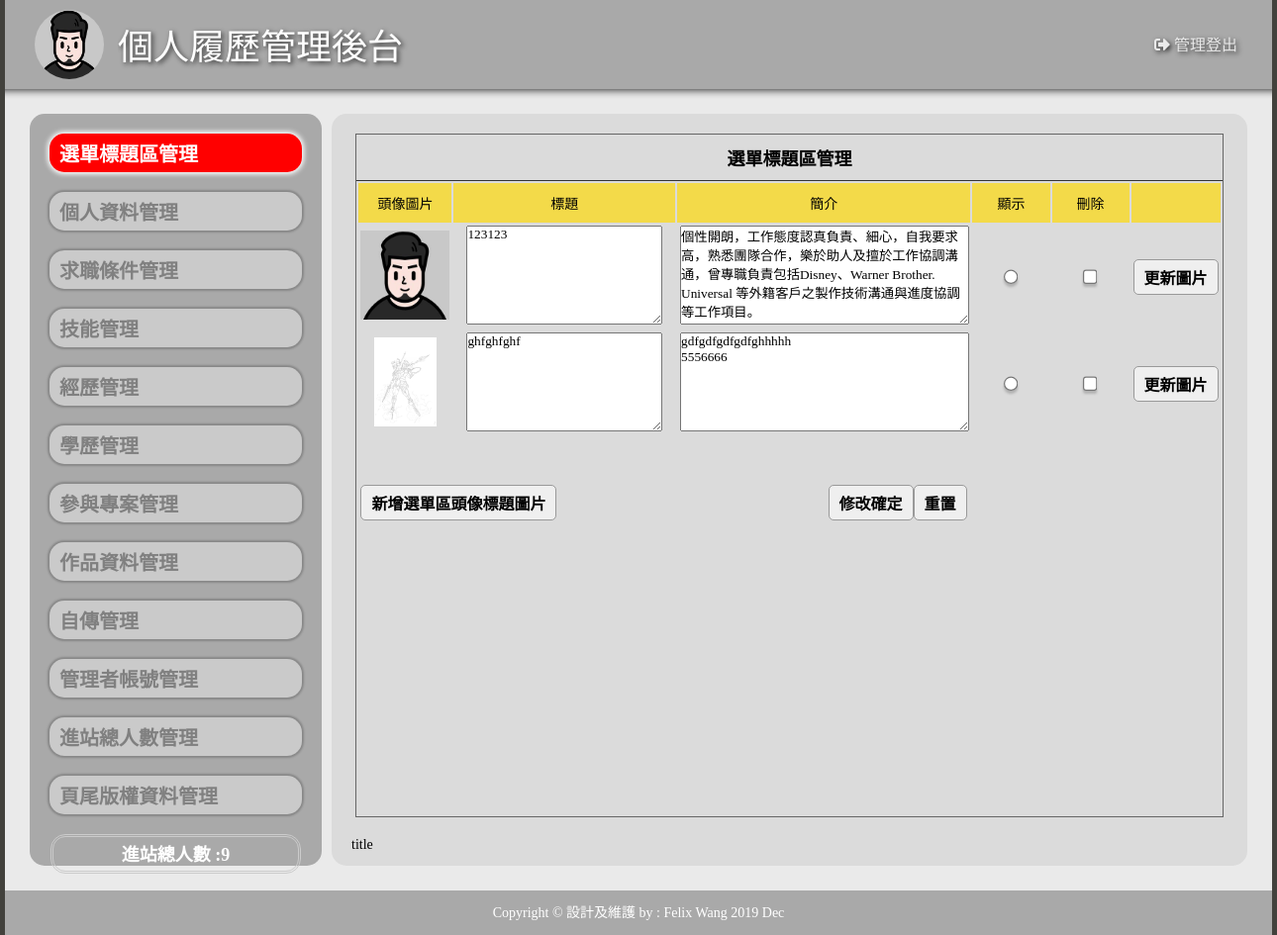
The app's page /admin.php, older data.
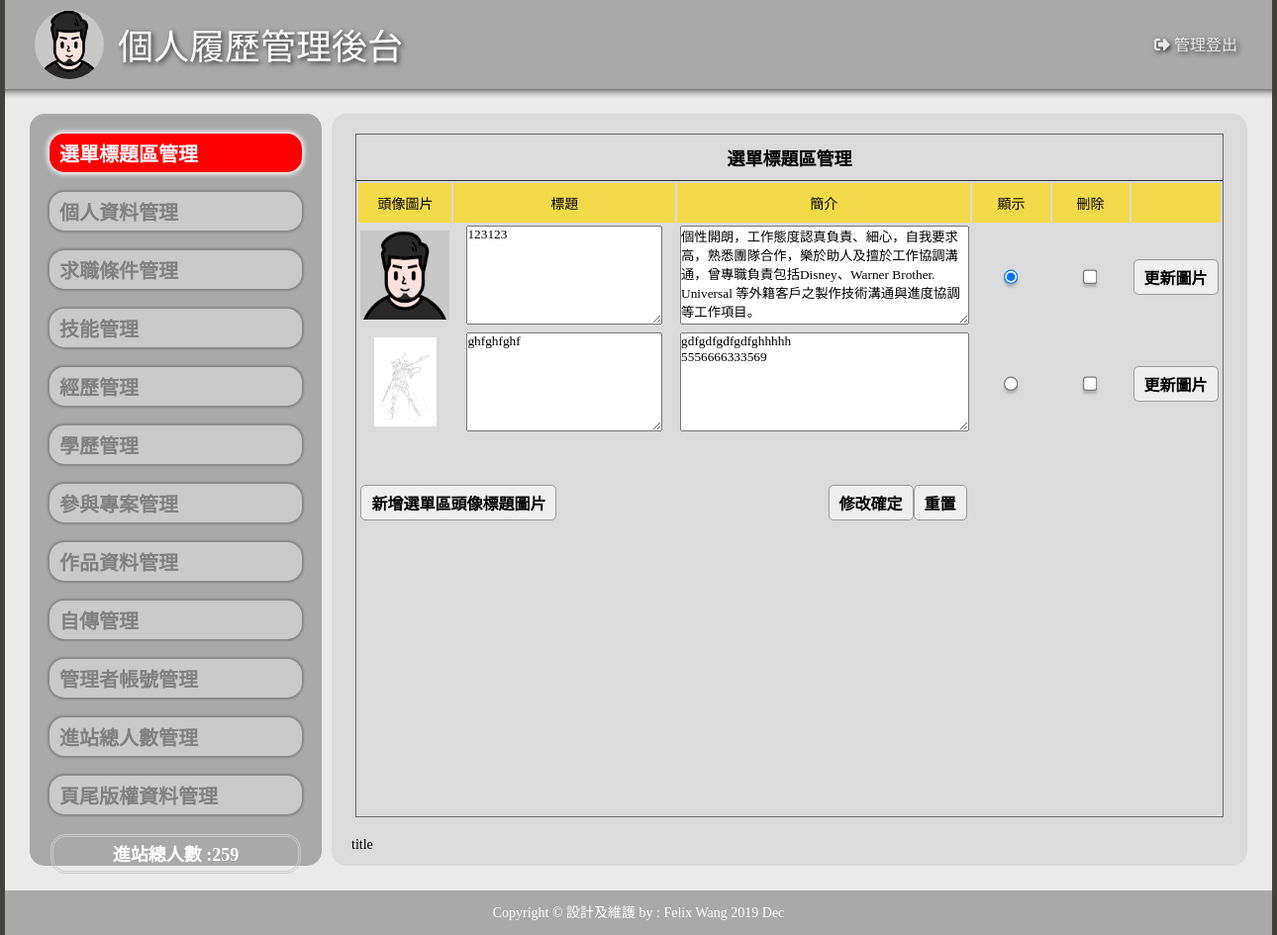
The same page, newer data.
### tables this page shows
CREATE TABLE `title` (
  `id` int(5) UNSIGNED NOT NULL,
  `file` text NOT NULL,
  `title` text NOT NULL,
  `text` text NOT NULL,
  `sh` int(1) NOT NULL DEFAULT 0
);

### base.php (called while the page is built, shortened)
<?php
$dsn="mysql:host=localhost;charset=utf8;dbname=resume";
$pdo=new PDO($dsn,"root","");
function all($table,...$arg){
  global $pdo;
  $sql="select * from $table";
  return $pdo->query($sql)->fetchAll();
}
?>

### admin/title.php (the view, shortened to what this page needs)
<?php
include_once "./base.php";
 $useTable="title";
?>
<div class="frame">
  <p class="t cent botli">選單標題區管理</p>
  <form method="post" action="./api/edit.php">
    <table width="100%">
      <tbody>
        <tr class="yel">
          <td width="10%">頭像圖片</td>
          <td width="30%">標題</td>
          <td width="40%">簡介</td>
          <td width="10%">顯示</td>
          <td width="10%">刪除</td>
          <td></td>
        </tr>
        <?php
        $rows=all($useTable);
        foreach($rows as $r){
        ?>
        <tr class="cent">
          <td>
            <img src="./img/<?=$r['file'];?>" style="width:auto;height:90px">
          </td>
          <td>
            <textarea name="title[]" id="title" cols="30" rows="10" style="width:90%;height:100px"><?=$r['title'];?></textarea>
          </td>
          <td >
            <textarea name="text[]" id="text" cols="30" rows="10" style="width:100%;height:100px"><?=$r['text'];?></textarea>
          </td>
          <td>
          <label class='hasborder-c'><input type="radio" name="sh" value="<?=$r['id'];?>" <?=($r['sh']==1)?"checked":"";?>></label>
          </td>
          <td>
          <label class='hasborder-s'><input type="checkbox" name="del[]" value="<?=$r['id'];?>">
          </td>
          <td>
            <input type="button" value="更新圖片" onclick="op('#cover','#cvr','./view/update_<?=$useTable;?>.php?id=<?=$r['id'];?>&table=<?=$useTable;?>')" ></label>
          </td>
        </tr>
        <?php
        }
        ?>
      </tbody>
    </table>
    <table style="margin-top:40px; width:79%;">      <tbody>
        <tr>
          <td>
            <input type="button"
                   onclick="op('#cover','#cvr','./view/<?=$useTable;?>.php?table=<?=$useTable;?>')"
                   value="新增選單區頭像標題圖片">
          </td>
          <td class="cent"><input type="submit" value="修改確定"><input type="reset" value="重置"></td>
        </tr>
      </tbody>
    </table>
  </form>
</div>

### admin.php (shortened to what this page needs)
<?php
include_once "base.php";
?>
<!DOCTYPE html>
<html lang="en">
<head>
  <link rel="stylesheet" href="assets/css/all.min.css" />
  <link rel="stylesheet" href="./css/style.css" type="text/css">
  <link rel="stylesheet" href="./css/css.css" type="text/css">
</head>
<body>
  <div id="main">
    <div class="top">
      <div class="head" style="text-align:center;width:70px;display:inline-block">
        <a href="index.html"><img src="./img/head.jpg" alt="個人履歷資料網" title="個人履歷資料網"
            style="width:70px;height:70px"></a>
      </div>
      <div style="display:inline-block;text-align: left">
        <svg width="835" height="90">
          <text text-anchor='left' x="0" y="60"
            style="fill:#ffffff; font-size: 36px;text-shadow: 2px 2px 5px #333">個人履歷管理後台</text>
        </svg>
      </div>
      <div class="exit" onclick="document.cookie='user=';location.replace('?')"><i class="fas fa-sign-out-alt"></i> 管理登出</div>
    </div>
    <div class="container">
      <div class="flex">
        <div class="menu">
          <div>
          <a href="?do=title"  id="title">選單標題區管理</a>
          <a href="?do=info" id="info">個人資料管理</a>
          <a href="?do=cond" id="cond">求職條件管理</a>
          <a href="?do=skill" id="skill">技能管理</a>
          <a href="?do=history" id="history">經歷管理</a>
          <a href="?do=school" id="school">學歷管理</a>
          <a href="?do=project" id="project">參與專案管理</a>
          <a href="?do=gallery" id="gallery">作品資料管理</a>
          <a href="?do=doc" id="doc">自傳管理</a>
          <a href="?do=admin" id="admin">管理者帳號管理</a>
          <a href="?do=total" id="total">進站總人數管理</a>
          <a href="?do=bottom" id="bottom">頁尾版權資料管理</a>
          </div>
          <div class="dbor" >
            <span class="t">進站總人數 :<?=$_SESSION['total'];?></span>
          </div>
        </div>
        <div class="content">
        <?php
              $do=(!empty($_GET['do']))?$_GET['do']:"title";
              $path="./admin/" . $do . ".php";
              if(file_exists($path)){
                include $path;
              }else{
                include "./admin/title.php";
              }
              echo $do
        ?>
        </div>
      </div>
    </div>
    <div class="footer">
    <?php include "footer.php";?>
    </div>
  </div>
</body>
</html>

Row changes from the older to the newer data that the page shows:
changed title (number 1 of 2 on the later page): sh "☐" → "☑"
changed title "ghfghfghf": text "gdfgdfgdfgdfghhhhh 5556666" → "gdfgdfgdfgdfghhhhh 5556666333569"
Text that changed along with them:
$_SESSION['total']: "9" → "259"
